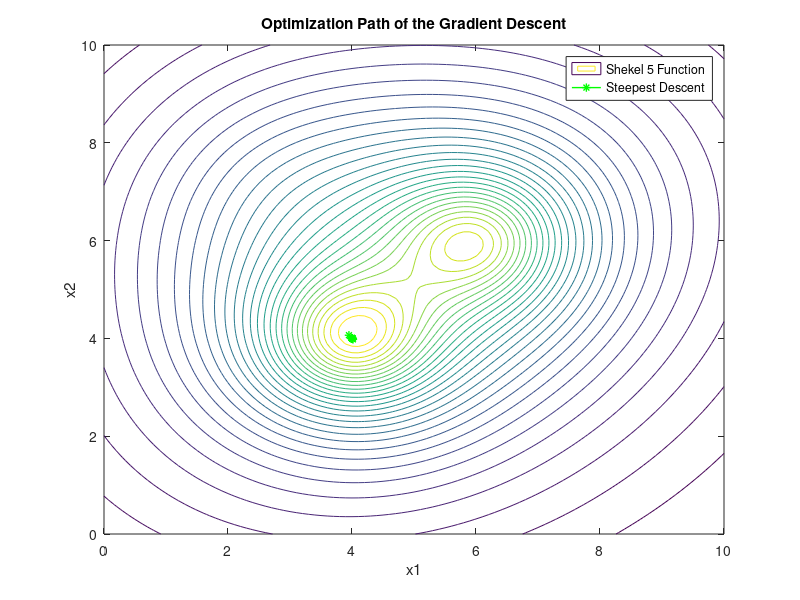

MATLAB code for this plot:
function plot_algorithm_path_gradient_descent()
    a = [4, 1, 8, 6, 3; 
         4, 1, 8, 6, 7; 
         4, 1, 8, 6, 3; 
         4, 1, 8, 6, 7];
    c = [0.1; 0.2; 0.2; 0.4; 0.4];

    lower_bound = 0;
    upper_bound = 10;

    x0 = lower_bound + (upper_bound - lower_bound) * rand(4, 1);
    x0 = [3.950592; 4.064731; 4.045430; 4.014870];

    [x_gd, path_gd] = steepest_descent(x0,a,c);

    [X, Y] = meshgrid(0:0.1:10, 0:0.1:10);
    Z = zeros(size(X));
    for i = 1:size(X, 1)
        for j = 1:size(X, 2)
            Z(i, j) = -shekel5([X(i, j); Y(i, j); 5; 5], a, c);
        end
    end
    
    figure;
    contour(X, Y, Z, 30);
    hold on;
    plot(path_gd(1,:), path_gd(2,:), 'g-*', 'LineWidth', 1);
    xlabel('x1');
    ylabel('x2');
    title('Optimization Path of the Gradient Descent');
    legend('Shekel 5 Function', 'Steepest Descent', 'Location', 'best');
    hold off;
end

function [x, path] = steepest_descent(x0, a, c)
    tol = 1e-4;
    max_iter = 100;
    x = x0;
    path = x;
    [f_val, grad] = shekel5_and_gradient(x, a, c);
    fprintf("initial: [%f, %f, %f, %f]\n", x(1), x(2), x(3), x(4))
    tic;
    for iter = 1:max_iter
        d = -grad;
        alpha = line_search(x, d, a, c);
        x = x + alpha * d;
        path = [path, x];
        [f_val, grad] = shekel5_and_gradient(x, a, c);
        fprintf("iter: %d\n", iter);
        fprintf("x*: [%f, %f, %f, %f]\n", x(1), x(2), x(3), x(4));
        fprintf("f(x) = %f\n", f_val);
        if norm(grad) < tol
            break;
        end
        fprintf("===========\n");
    end
    elapsedTime = toc;
    fprintf('Minimum found at: [%f, %f, %f, %f]\n', x(1), x(2), x(3), x(4));
    disp(['The code took ', num2str(elapsedTime), ' seconds to run.']);
end

function [f_val, grad, hess] = shekel5_and_gradient(x, a, c)
    f_val = 0;
    grad = zeros(4, 1);
    hess = zeros(4, 4);
    
    for i = 1:5
        diff = x - a(:, i);
        denom = sum(diff.^2) + c(i);
        
        if denom == 0
            denom = eps;
        end
        
        f_val = f_val - 1 / denom;

        grad = grad + (2 * diff) / denom^2;

        for j = 1:4
            for k = 1:4
                if j == k
                    hess(j, k) = hess(j, k) + (2 / denom^2) - (8 * diff(j)^2 / denom^3);
                else
                    hess(j, k) = hess(j, k) - (8 * diff(j) * diff(k) / denom^3);
                end
            end
        end
    end
end

function alpha = line_search(x, d, a, c)
    alpha = 1;
    rho = 0.5;
    c1 = 1e-4;
    
    [f_val, grad] = shekel5_and_gradient(x, a, c);
    
    while true
        x_new = x + alpha * d;
        x_new = max(0, min(10, x_new));
        
        [f_val_new, ~] = shekel5_and_gradient(x_new, a, c);
        
        if f_val_new <= f_val + c1 * alpha * (grad' * d)
            break;
        end
        
        alpha = alpha * rho;
    end
end

function f_val = shekel5(x, a, c)
    f_val = 0;
    for i = 1:5
        diff = x - a(:, i);
        denom = sum(diff.^2) + c(i);
        f_val = f_val - 1 / denom;
    end
end
